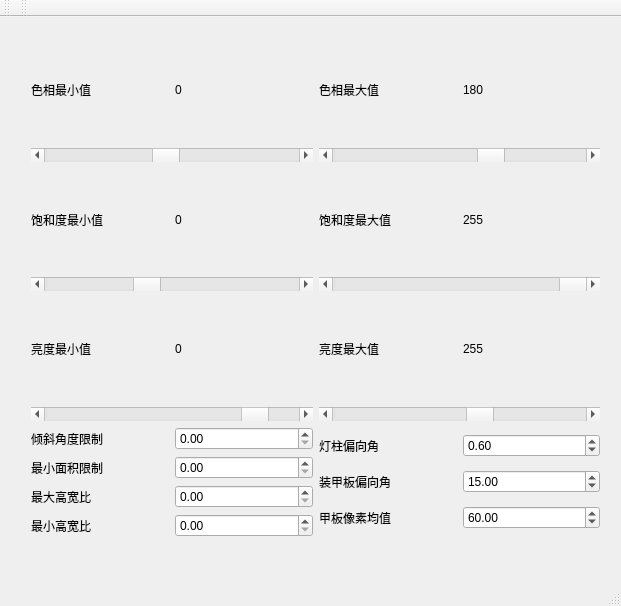
<?xml version="1.0" encoding="UTF-8"?>
<ui version="4.0">
 <class>MainWindow</class>
 <widget class="QMainWindow" name="MainWindow">
  <property name="geometry">
   <rect>
    <x>0</x>
    <y>0</y>
    <width>621</width>
    <height>606</height>
   </rect>
  </property>
  <property name="windowTitle">
   <string>图像调节工具栏</string>
  </property>
  <widget class="QWidget" name="centralWidget">
   <property name="enabled">
    <bool>true</bool>
   </property>
   <property name="mouseTracking">
    <bool>false</bool>
   </property>
   <widget class="QWidget" name="layoutWidget">
    <property name="geometry">
     <rect>
      <x>20</x>
      <y>10</y>
      <width>591</width>
      <height>521</height>
     </rect>
    </property>
    <layout class="QVBoxLayout" name="verticalLayout_5">
     <item>
      <layout class="QHBoxLayout" name="horizontalLayout_7">
       <item>
        <layout class="QVBoxLayout" name="verticalLayout">
         <item>
          <layout class="QHBoxLayout" name="horizontalLayout">
           <item>
            <widget class="QLabel" name="label_redMinText">
             <property name="text">
              <string>色相最小值</string>
             </property>
            </widget>
           </item>
           <item>
            <widget class="QLabel" name="label_redMinValue">
             <property name="text">
              <string>0</string>
             </property>
            </widget>
           </item>
          </layout>
         </item>
         <item>
          <widget class="QScrollBar" name="horizontalScrollBar_redMin">
           <property name="maximum">
            <number>180</number>
           </property>
           <property name="value">
            <number>85</number>
           </property>
           <property name="orientation">
            <enum>Qt::Horizontal</enum>
           </property>
          </widget>
         </item>
         <item>
          <layout class="QHBoxLayout" name="horizontalLayout_2">
           <item>
            <widget class="QLabel" name="label_greenMinText">
             <property name="text">
              <string>饱和度最小值</string>
             </property>
            </widget>
           </item>
           <item>
            <widget class="QLabel" name="label_greenMinValue">
             <property name="text">
              <string>0</string>
             </property>
            </widget>
           </item>
          </layout>
         </item>
         <item>
          <widget class="QScrollBar" name="horizontalScrollBar_greenMin">
           <property name="maximum">
            <number>255</number>
           </property>
           <property name="value">
            <number>100</number>
           </property>
           <property name="orientation">
            <enum>Qt::Horizontal</enum>
           </property>
          </widget>
         </item>
         <item>
          <layout class="QHBoxLayout" name="horizontalLayout_3">
           <item>
            <widget class="QLabel" name="label_blueMinText">
             <property name="text">
              <string>亮度最小值</string>
             </property>
            </widget>
           </item>
           <item>
            <widget class="QLabel" name="label_blueMinValue">
             <property name="text">
              <string>0</string>
             </property>
            </widget>
           </item>
          </layout>
         </item>
         <item>
          <widget class="QScrollBar" name="horizontalScrollBar_blueMin">
           <property name="maximum">
            <number>255</number>
           </property>
           <property name="value">
            <number>220</number>
           </property>
           <property name="sliderPosition">
            <number>220</number>
           </property>
           <property name="orientation">
            <enum>Qt::Horizontal</enum>
           </property>
          </widget>
         </item>
        </layout>
       </item>
       <item>
        <layout class="QVBoxLayout" name="verticalLayout_2">
         <item>
          <layout class="QHBoxLayout" name="horizontalLayout_4">
           <item>
            <widget class="QLabel" name="label_redMaxText">
             <property name="text">
              <string>色相最大值</string>
             </property>
            </widget>
           </item>
           <item>
            <widget class="QLabel" name="label_redMaxValue">
             <property name="text">
              <string>180</string>
             </property>
            </widget>
           </item>
          </layout>
         </item>
         <item>
          <widget class="QScrollBar" name="horizontalScrollBar_redMax">
           <property name="maximum">
            <number>180</number>
           </property>
           <property name="value">
            <number>115</number>
           </property>
           <property name="sliderPosition">
            <number>115</number>
           </property>
           <property name="orientation">
            <enum>Qt::Horizontal</enum>
           </property>
          </widget>
         </item>
         <item>
          <layout class="QHBoxLayout" name="horizontalLayout_5">
           <item>
            <widget class="QLabel" name="label_greenMaxText">
             <property name="text">
              <string>饱和度最大值</string>
             </property>
            </widget>
           </item>
           <item>
            <widget class="QLabel" name="label_greenMaxValue">
             <property name="text">
              <string>255</string>
             </property>
            </widget>
           </item>
          </layout>
         </item>
         <item>
          <widget class="QScrollBar" name="horizontalScrollBar_greenMax">
           <property name="maximum">
            <number>255</number>
           </property>
           <property name="value">
            <number>255</number>
           </property>
           <property name="orientation">
            <enum>Qt::Horizontal</enum>
           </property>
          </widget>
         </item>
         <item>
          <layout class="QHBoxLayout" name="horizontalLayout_6">
           <item>
            <widget class="QLabel" name="label_blueMaxText">
             <property name="text">
              <string>亮度最大值</string>
             </property>
            </widget>
           </item>
           <item>
            <widget class="QLabel" name="label_blueMaxValue">
             <property name="text">
              <string>255</string>
             </property>
            </widget>
           </item>
          </layout>
         </item>
         <item>
          <widget class="QScrollBar" name="horizontalScrollBar_blueMax">
           <property name="maximum">
            <number>255</number>
           </property>
           <property name="value">
            <number>150</number>
           </property>
           <property name="orientation">
            <enum>Qt::Horizontal</enum>
           </property>
          </widget>
         </item>
        </layout>
       </item>
      </layout>
     </item>
     <item>
      <layout class="QHBoxLayout" name="horizontalLayout_17">
       <item>
        <layout class="QVBoxLayout" name="verticalLayout_4">
         <item>
          <layout class="QHBoxLayout" name="horizontalLayout_8">
           <item>
            <widget class="QLabel" name="label">
             <property name="text">
              <string>倾斜角度限制</string>
             </property>
            </widget>
           </item>
           <item>
            <widget class="QDoubleSpinBox" name="angleRange">
             <property name="maximum">
              <double>1000.000000000000000</double>
             </property>
             <property name="singleStep">
              <double>1.000000000000000</double>
             </property>
            </widget>
           </item>
          </layout>
         </item>
         <item>
          <layout class="QHBoxLayout" name="horizontalLayout_9">
           <item>
            <widget class="QLabel" name="label_2">
             <property name="text">
              <string>最小面积限制</string>
             </property>
            </widget>
           </item>
           <item>
            <widget class="QDoubleSpinBox" name="minArea">
             <property name="maximum">
              <double>1000.000000000000000</double>
             </property>
            </widget>
           </item>
          </layout>
         </item>
         <item>
          <layout class="QHBoxLayout" name="horizontalLayout_15">
           <item>
            <widget class="QLabel" name="label_8">
             <property name="text">
              <string>最大高宽比</string>
             </property>
            </widget>
           </item>
           <item>
            <widget class="QDoubleSpinBox" name="maxHeightWidthRat">
             <property name="maximum">
              <double>1000.000000000000000</double>
             </property>
            </widget>
           </item>
          </layout>
         </item>
         <item>
          <layout class="QHBoxLayout" name="horizontalLayout_16">
           <item>
            <widget class="QLabel" name="label_9">
             <property name="text">
              <string>最小高宽比</string>
             </property>
            </widget>
           </item>
           <item>
            <widget class="QDoubleSpinBox" name="minHeightWidthRat">
             <property name="maximum">
              <double>1000.000000000000000</double>
             </property>
            </widget>
           </item>
          </layout>
         </item>
        </layout>
       </item>
       <item>
        <layout class="QVBoxLayout" name="verticalLayout_3">
         <item>
          <layout class="QHBoxLayout" name="horizontalLayout_10">
           <item>
            <widget class="QLabel" name="label_3">
             <property name="text">
              <string>灯柱偏向角</string>
             </property>
            </widget>
           </item>
           <item>
            <widget class="QDoubleSpinBox" name="tanAngle">
             <property name="minimum">
              <double>0.000000000000000</double>
             </property>
             <property name="maximum">
              <double>1.700000000000000</double>
             </property>
             <property name="singleStep">
              <double>0.050000000000000</double>
             </property>
             <property name="value">
              <double>0.600000000000000</double>
             </property>
            </widget>
           </item>
          </layout>
         </item>
         <item>
          <layout class="QHBoxLayout" name="horizontalLayout_11">
           <item>
            <widget class="QLabel" name="label_4">
             <property name="text">
              <string>装甲板偏向角</string>
             </property>
            </widget>
           </item>
           <item>
            <widget class="QDoubleSpinBox" name="deviationAngle">
             <property name="maximum">
              <double>30.000000000000000</double>
             </property>
             <property name="singleStep">
              <double>2.000000000000000</double>
             </property>
             <property name="value">
              <double>15.000000000000000</double>
             </property>
            </widget>
           </item>
          </layout>
         </item>
         <item>
          <layout class="QHBoxLayout" name="horizontalLayout_12">
           <item>
            <widget class="QLabel" name="label_5">
             <property name="text">
              <string>甲板像素均值</string>
             </property>
            </widget>
           </item>
           <item>
            <widget class="QDoubleSpinBox" name="armourPixelAvg">
             <property name="maximum">
              <double>150.000000000000000</double>
             </property>
             <property name="value">
              <double>60.000000000000000</double>
             </property>
            </widget>
           </item>
          </layout>
         </item>
        </layout>
       </item>
      </layout>
     </item>
    </layout>
   </widget>
  </widget>
  <widget class="QMenuBar" name="menuBar">
   <property name="geometry">
    <rect>
     <x>0</x>
     <y>0</y>
     <width>621</width>
     <height>17</height>
    </rect>
   </property>
  </widget>
  <widget class="QToolBar" name="mainToolBar">
   <property name="toolTipDuration">
    <number>-4</number>
   </property>
   <attribute name="toolBarArea">
    <enum>TopToolBarArea</enum>
   </attribute>
   <attribute name="toolBarBreak">
    <bool>false</bool>
   </attribute>
  </widget>
  <widget class="QStatusBar" name="statusBar"/>
  <widget class="QToolBar" name="toolBar">
   <property name="windowTitle">
    <string>toolBar</string>
   </property>
   <attribute name="toolBarArea">
    <enum>TopToolBarArea</enum>
   </attribute>
   <attribute name="toolBarBreak">
    <bool>false</bool>
   </attribute>
  </widget>
 </widget>
 <layoutdefault spacing="6" margin="11"/>
 <resources/>
 <connections/>
</ui>
